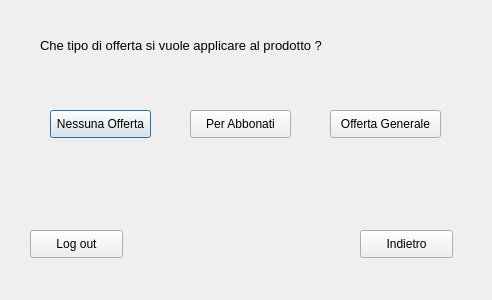
<?xml version="1.0" encoding="UTF-8"?>
<ui version="4.0">
 <class>Dialog</class>
 <widget class="QDialog" name="Dialog">
  <property name="geometry">
   <rect>
    <x>0</x>
    <y>0</y>
    <width>492</width>
    <height>300</height>
   </rect>
  </property>
  <property name="windowTitle">
   <string>Gestione Magazzino</string>
  </property>
  <widget class="QLabel" name="label">
   <property name="geometry">
    <rect>
     <x>40</x>
     <y>20</y>
     <width>421</width>
     <height>51</height>
    </rect>
   </property>
   <property name="font">
    <font>
     <pointsize>10</pointsize>
    </font>
   </property>
   <property name="text">
    <string>Che tipo di offerta si vuole applicare al prodotto ?</string>
   </property>
  </widget>
  <widget class="QPushButton" name="pushButton">
   <property name="geometry">
    <rect>
     <x>50</x>
     <y>110</y>
     <width>101</width>
     <height>28</height>
    </rect>
   </property>
   <property name="text">
    <string>Nessuna Offerta</string>
   </property>
  </widget>
  <widget class="QPushButton" name="pushButton_2">
   <property name="geometry">
    <rect>
     <x>190</x>
     <y>110</y>
     <width>101</width>
     <height>28</height>
    </rect>
   </property>
   <property name="text">
    <string>Per Abbonati</string>
   </property>
  </widget>
  <widget class="QPushButton" name="pushButton_3">
   <property name="geometry">
    <rect>
     <x>330</x>
     <y>110</y>
     <width>111</width>
     <height>28</height>
    </rect>
   </property>
   <property name="text">
    <string>Offerta Generale</string>
   </property>
  </widget>
  <widget class="QPushButton" name="pushButton_4">
   <property name="geometry">
    <rect>
     <x>360</x>
     <y>230</y>
     <width>93</width>
     <height>28</height>
    </rect>
   </property>
   <property name="text">
    <string>Indietro</string>
   </property>
  </widget>
  <widget class="QPushButton" name="pushButton_5">
   <property name="geometry">
    <rect>
     <x>30</x>
     <y>230</y>
     <width>93</width>
     <height>28</height>
    </rect>
   </property>
   <property name="text">
    <string>Log out</string>
   </property>
  </widget>
 </widget>
 <resources/>
 <connections/>
</ui>
